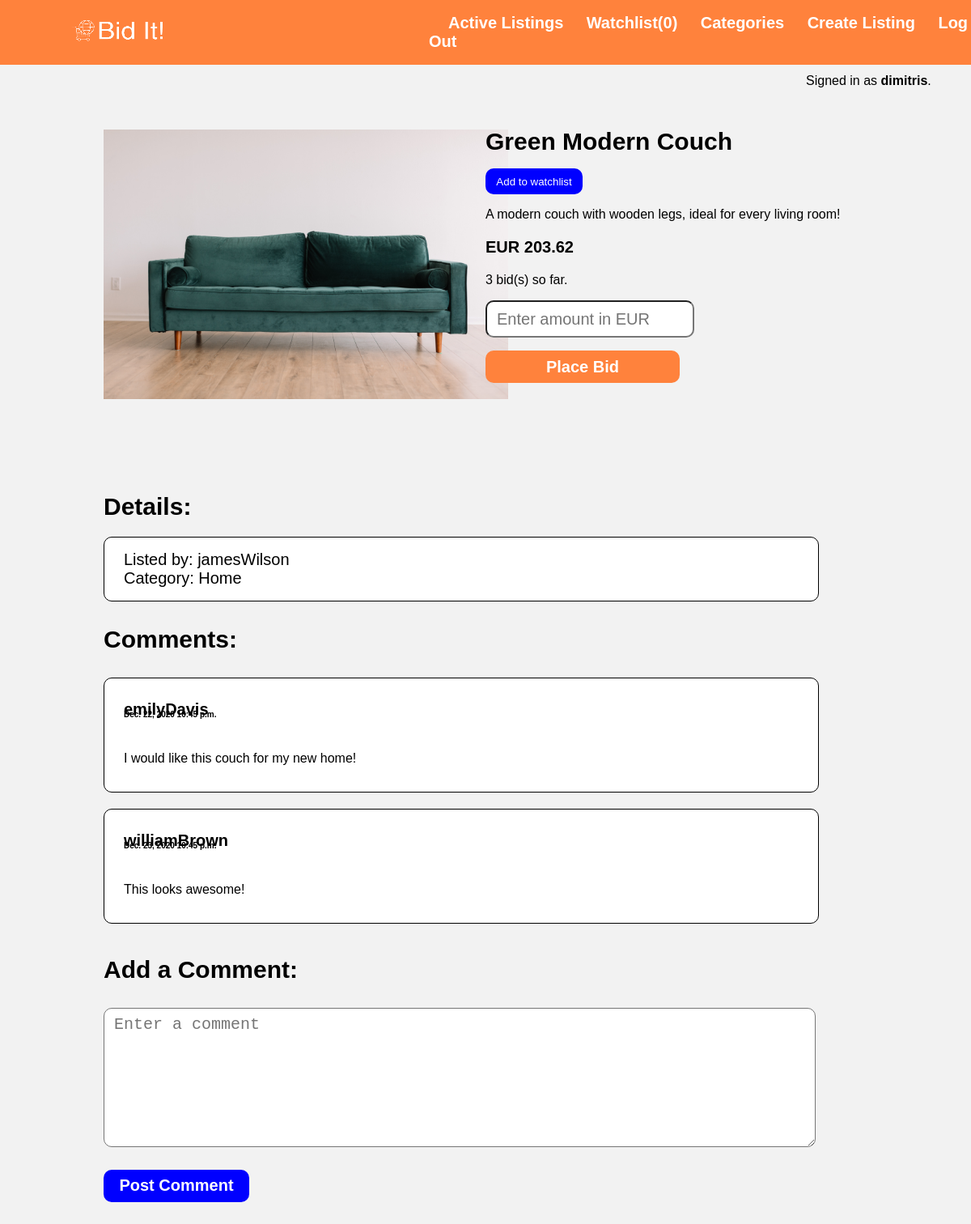
/listings/31 (signed in), run on the app's committed database.
### auctions/models.py (models this page shows, shortened)
class User(AbstractUser):
    id = models.BigAutoField(primary_key=True)

class Listing(models.Model):
    id = models.AutoField(primary_key=True)
    title = models.CharField(max_length=64, null=False)
    description = models.CharField(max_length=200)
    price = models.DecimalField(max_digits=20, decimal_places=2, null=False)
    photo = models.ImageField(upload_to="uploads/", default="uploads/default.png", blank=True)
    category = models.CharField(max_length=64, null=False, default=None)
    interested_users = models.ManyToManyField(User, blank=True, related_name="watchlist")
    owner = models.ForeignKey(User, on_delete=models.CASCADE, related_name="listings_created", default=None)
    bid = models.PositiveSmallIntegerField(default=0)
    bid_winner = models.ForeignKey(User, on_delete=models.CASCADE, related_name="bids_winning", blank=True, null=True)
    is_closed = models.BooleanField(default=False)
    comments = models.ManyToManyField(Comment, blank=True, related_name="listings_commented")

class Comment(models.Model):
    id = models.BigAutoField(primary_key=True)
    user = models.ForeignKey(User, on_delete=models.CASCADE, related_name="comments", default=None)
    date = models.DateTimeField(default=datetime.now())
    message = models.CharField(max_length=200, null=False, default=None)

### auctions/views.py (the view, shortened to what this page needs)
# urls.py: path("listings/<int:id>", views.listingPage, name="listingpage")
@login_required()
def listingPage(request, id):
    listing = Listing.objects.get(id=id)
    watchlist = request.user.watchlist.all()
    user = request.user
    if listing in watchlist:
        add = False
    else:
        add = True
    showClose = False
    if listing.owner == user:
        showClose = True
    notification = ""
    listing.save()
    return render(request, "auctions/listing.html",{
        "listing":listing, "add":add, "notification":notification, "showClose":showClose
    })

### auctions/templates/auctions/listing.html (shortened to what this page needs)
{% extends "auctions/layout.html" %}
{% load static %}
{% block style %}
    <link rel="stylesheet" href="{% static 'auctions/listing.css' %}">
{% endblock %}
{% block body %}
<div id="listing-container">
    <img src="{{listing.photo.url}}" class="main_img">
    <div id="info-container">
    <h3 style="font-size:30px;margin-bottom:2vh;">{{listing.title}}</h3>
    {% if user.is_authenticated %}
        <form action="{% url 'listingpage' listing.id %}" method="POST">
            {% if add %}
            <input type="submit" value="Add to watchlist" id="watchlist" style="width:10vw;height:4vh;background-color: blue;border-radius: 10px;">
            {% else %}
            <input type="submit" name="remove" value="Remove from watchlist" id="watchlist">
            <input type="hidden" name="remove" value="">
            {% endif %}
        </form>
    {% endif %}
    <p>{{listing.description}}</p>
    <h3 style="font-size:20px;">EUR {{listing.price}}</h3>
    <p>{{listing.bid}} bid(s) so far.</p>
    <div id="bid-form-container">
    {% if user.is_authenticated and not listing.is_closed %}
        <form action="" method="POST">
            <div class="form-group">
                <input autofocus class="bid-box" type="number" name="bid_number" placeholder="Enter amount in EUR" step=".01" required>
            </div>
            <input type="submit" name="bid" value="Place Bid" class="bid-btn">
        </form>
    {% endif %}
    </div>
   </div>
   <h3 style="font-size:30px; margin-top:14vh;margin-bottom:20px;">Details:</h3>
   <div id="details-container">
    <div style="font-size:20px">Listed by: {{listing.owner.username}}</div>
    <div style="font-size:20px;">Category: {{listing.category.capitalize}}</div>
    </div>
    <h3 style="font-size:30px">Comments:</h3>
    {% for comment in listing.comments.all %}
    <div class="comment">
        <h4 style="font-size:20px;margin-bottom:-2vh;">{{comment.user.username}}</h4>
        <h6 style="font-size:10px;margin-bottom:5vh;">{{comment.date.date}} {{comment.date.time}}</h6>
        <p>{{comment.message}}</p>
    </div>
    {% endfor %}
    <div class="add_comment">
        <form action="{% url 'listingpage' listing.id %}" method="POST">
            <h3 style="font-size:30px; margin-top:5vh">Add a Comment:</h3>
            <div class="form-group">
                <textarea class="form-control" name="message" placeholder="Enter a comment" style="width:72vw;padding-left:1vw;padding-top:1vh;;height:20vh"></textarea>
            </div>
            <input type="submit" name="add_comment" value="Post Comment" class="bid-btn" style="background-color: blue;width:15vw;margin-bottom:15vw;">
        </form>
    </div>
</div>
{% endblock %}

### auctions/templates/auctions/layout.html (shortened to what this page needs)
{% load static %}
<!DOCTYPE html>
<html lang="en">
    <head>
        <link href="{% static 'auctions/styles.css' %}" type="text/css" rel="stylesheet">
        {% block style %}{% endblock %}
    </head>
    <body>
        <div id="header-container">
            <a href="{% url 'index' %}"><img src="/media/uploads/logo.png" id="logo-img"/></a>
            <div id="header-options">
                <a href="{% url 'index' %}" class="menu-options">Active Listings</a>
                <a href="{% url 'watchlist' %}" class="menu-options">Watchlist({{user.watchlist.count}})</a>
                <a href="{% url 'categories' %}" class="menu-options">Categories</a>
                <a href="{% url 'createlisting' %}" class="menu-options">Create Listing</a>
                {% if user.is_authenticated %}
                    <a href="{% url 'logout' %}" class="menu-options">Log Out</a>
                {% else %}
                    <a href="{% url 'login' %}" class="menu-options">Log In</a>
                    <a href="{% url 'register' %}" class="menu-options">Register</a>
                {% endif %}
            </div>
        </div>
        <div id="signed">
            {% if user.is_authenticated %}
                Signed in as&nbsp;<strong>{{ user.username }}</strong>.
            {% else %}
                Not signed in.
            {% endif %}
        </div>
        {% block body %}
        {% endblock %}
    </body>
</html>

### auctions/static/auctions/styles.css (style rules this page uses)
body { padding: 0; font-family: 'Helvetica'; background-color: #f2f2f2; }
#header-container { display: flex; align-items: center; position: absolute; padding: 0; top: 0; left: 0; height: 10vh; width: 100%; background-color: #ff823c; color: white; }
#logo-img { width:170px; height:100px; margin-left:5vw; margin-right:25vw; }
.menu-options { color: white; text-decoration: none; font-size: 20px; font-weight: bold; margin-left:2vw; }
#signed { position: absolute; left:0; top:10vh; right:0; height:5vh; background-color: #f2f2f2; padding-left:83vw; display: flex; align-items: center; }
a { text-decoration: none; }
.form-control { width: 56vw; height:7vh; font-size:20px; border-radius:10px; margin-bottom:3vh; padding-left:1vw; }

### auctions/static/auctions/listing.css (style rules this page uses)
#listing-container { margin-top: 20vh; margin-left: 10vw; }
#info-container { position: absolute; left: 50vw; top: 16vh; }
#watchlist { background-color: darkgray; color: white; border:0px; width:10vw; height:4vh; border-radius:10px; }
.main_img { max-width:500px; max-height:350px; }
.bid-box { height:5vh; width: 20vw; border-radius: 10px; padding-left:1vw; font-size:20px; margin-bottom: 2vh; }
.bid-btn { background-color: #ff823c; border:0px; color:white; font-weight:bold; font-size:20px; border-radius: 10px; width:20vw; height: 5vh; }
.comment { border:1px solid black; background-color:white; border-radius:10px; padding-left:2vw; margin-top:20px; padding-bottom:2vh; margin-right:15vw; }
.add_comment { margin-top:20px; }
#details-container { border: 1px solid black; border-radius:10px; background-color: white; padding-left:3vh; padding-bottom:2vh; padding-top:2vh; margin-right:15vw; }
#bid-form-container { width:20vw; height: 5vh; }

### data on the page
User: watchlist.count "0", username "dimitris"
Listing: photo (picture), title "Green Modern Couch", description "A modern couch with wooden legs, ideal for every living room!", price "203.62", bid "3", owner.username "jamesWilson", category "Home"
Comment: user.username "emilyDavis", date "Dec. 22, 2020", date.time "10:45 p.m.", message "I would like this couch for my new home!"
Comment: user.username "williamBrown", date "Dec. 23, 2020", date.time "10:45 p.m.", message "This looks awesome!"
